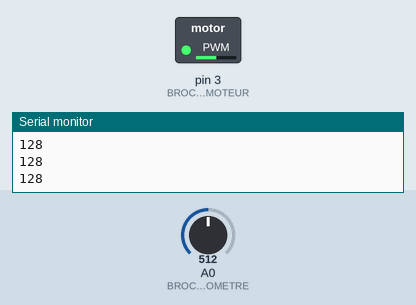
Recording of a sketch running on a simulated Arduino Uno, built with avr-gcc and run on an emulated ATmega328P. Shown: switched loads named in the sketch (green lamp = pin HIGH), the last lines printed to the serial monitor. Inputs (shaded band) come from the test bench; at power-on: A0 (BROCHE_POTENTIOMETRE) = 512.

Above: at 1.3 s.
1.4 s: A0 (BROCHE_POTENTIOMETRE) set to 716
At 1.9 s:
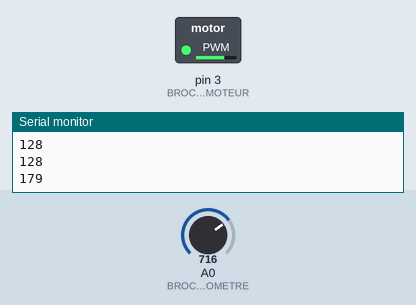
3.0 s: A0 (BROCHE_POTENTIOMETRE) set to 900
At 4.2 s:
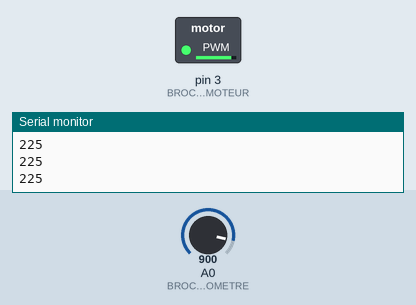
4.5 s: A0 (BROCHE_POTENTIOMETRE) set to 122
At 5.5 s:
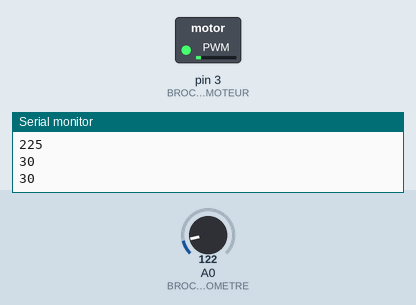
6.0 s: A0 (BROCHE_POTENTIOMETRE) set to 0
At 6.6 s:
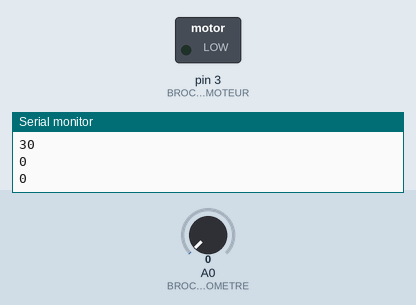
Timing chart, 0 to 8.5 s (numbered marks = the images above; inputs shaded):
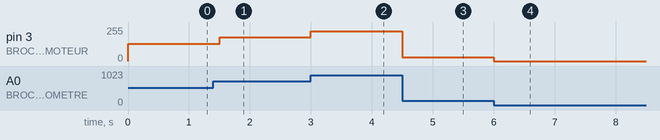

The sketch:

moteur_dc_sens_unique.ino
```cpp
/* Faire tourner un moteur DC dans les 2 sens, avec un circuit intégré L293
 * Quimper, La Baleine, 2 mai 2018, pierre <at> lesporteslogiques.net
 * Debian 7 wheezy @ zibu / arduino 1.8.2
 * moteur DC : "toy motor"
 * Les valeurs les plus basses du potentiomètre ne permettent pas de faire tourner le moteur
 * Il démarre à 60 environ
*/

#define BROCHE_MOTEUR          3
#define BROCHE_POTENTIOMETRE   A0

int vitesse;                        // Variable pour conserver la vitesse


void setup() {
  pinMode(BROCHE_MOTEUR,        OUTPUT);
  pinMode(BROCHE_POTENTIOMETRE, INPUT);

  Serial.begin(9600);               // on utilsie le porte série pour débuguer
  while (! Serial);                 // attendre que le port série soit ouvert
}

void loop() {

  // Capter la valeur du potentiomètre entre 0 et 1023
  //  et diviser par 4, car la vitesse est comprise entre 0 et 255
  vitesse = analogRead(BROCHE_POTENTIOMETRE) / 4;

  Serial.println(vitesse);             // afficher la valeur de vitesse sur le port série

  analogWrite(BROCHE_MOTEUR, vitesse); // définir la vitesse

  delay(500);                          // pause de 500 millisecondes
}
```

Measured:
- after the input at 1.4 s, pin 3 (BROCHE_MOTEUR): 128/255 → 179/255 after 0.10 s
- after the input at 3.0 s, pin 3 (BROCHE_MOTEUR): 179/255 → 225/255 at once
- after the input at 4.5 s, pin 3 (BROCHE_MOTEUR): 225/255 → 30/255 at once
- after the input at 6.0 s, pin 3 (BROCHE_MOTEUR): 30/255 → 0/255 at once
